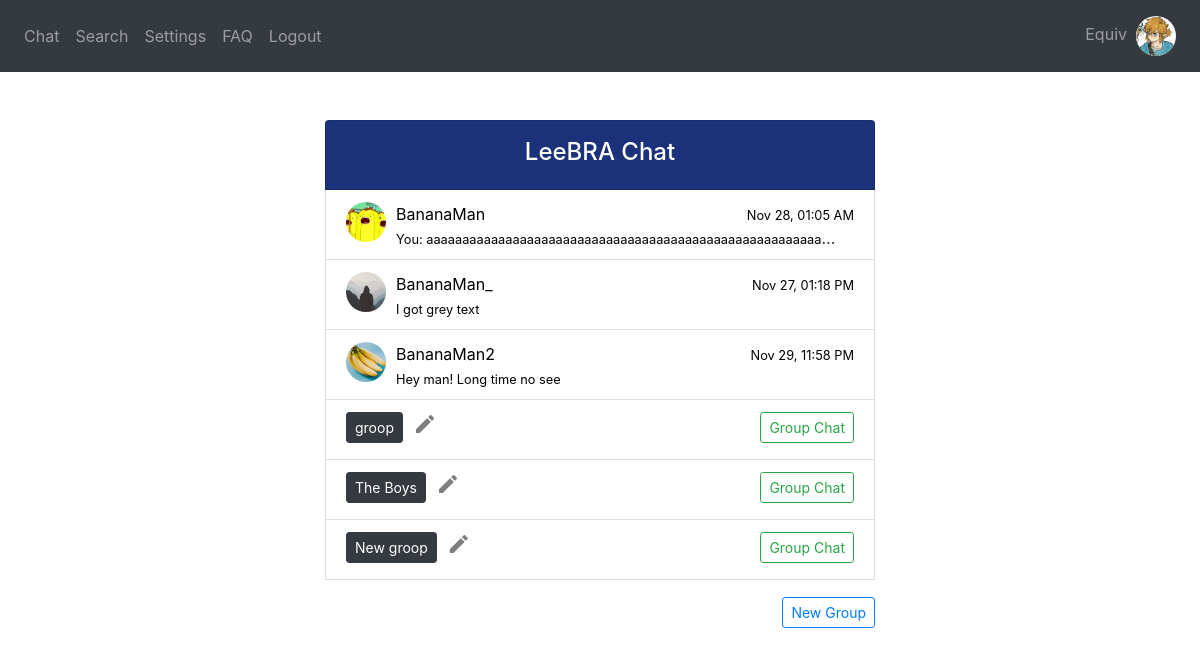
The app's page / (signed in) with its own data.
### website/models.py (models this page shows)
class User(db.Model, UserMixin):
    username = db.Column(db.String(150), unique=True)
    password = db.Column(db.String(150))
    answer = db.Column(db.String(150)) # security word
    question = db.Column(db.String(150)) # security question
    text_color = db.Column(db.String(20), default='Black') # message text color
    text_size = db.Column(db.String(20), default='Medium') # message text size
    background = db.Column(db.String(20), default='White') # background color
    status = db.Column(db.String(150))
    messages = db.relationship('Message')
    friends_list = db.relationship('Friend')
    block_list = db.relationship('Block')
    id = db.Column(db.Integer, primary_key=True)
    name = db.Column(db.String(20))
    groups = db.relationship('Group', secondary=user_groups, backref=db.backref('members', lazy='dynamic'))
    image_file = db.Column(db.String(20), nullable=False, default='default.jpg')

class Friend(db.Model):
    id = db.Column(db.Integer, primary_key=True)
    user_id = db.Column(db.Integer, db.ForeignKey('user.id')) #one-to-many relationship
    friend_id = db.Column(db.Integer)
    friend_name = db.Column(db.String(10000))

class Message(db.Model):
    id = db.Column(db.Integer, primary_key=True)
    data = db.Column(db.String(10000))
    date = db.Column(db.DateTime(timezone=True), default=func.now(tz=pytz.timezone('US/Eastern')))
    user_id = db.Column(db.Integer, db.ForeignKey('user.id')) #one-to-many relationship
    recipient_id = db.Column(db.Integer)
    group_id = db.Column(db.Integer)

class Group(db.Model):
    group_id = db.Column(db.Integer, primary_key=True)
    group_name = db.Column(db.String(20))

### website/views.py (the view, shortened to what this page needs)
@views.route('/', methods = ['GET', 'POST'])
@login_required
def chat():
    recipient = None
    return render_template("chat_menu.html", User = User, user = current_user, username = current_user.username,
        Message = Message, recipient = recipient, desc = desc, redirect = redirect, and_ = and_, or_ = or_, datetime = datetime)

### website/__init__.py (called while the page is built)
def create_app():
    app = Flask(__name__)
    app.config['SECRET_KEY'] = 'wadkjwlajda'
    app.config['SQLALCHEMY_DATABASE_URI'] = f'sqlite:///{DB_NAME}'
    db.init_app(app)
    from .views import views
    from .auth import auth
    from .group_views import group_views
    app.register_blueprint(views, url_prefix='/')
    app.register_blueprint(auth, url_prefix='/')
    app.register_blueprint(group_views, url_prefix='/')
    from .models import User, Message
    create_database(app)
    login_manager = LoginManager()
    login_manager.login_view = 'auth.login'
    login_manager.init_app(app)
    @login_manager.user_loader
    def load_user(id):
        return User.query.get(int(id))
    return app

### website/templates/chat_menu.html (shortened to what this page needs)
{% extends "base.html" %} {% block title %}Chat{% endblock %} {% block content
    %}
<br />
<div style =   "position: fixed;
                right: 0;
                left: 0;
                margin-right: auto;
                margin-left: auto;
                min-height: 10em;
                max-width: 550px;">
    <li style="height: 70px; background-color:rgb(27, 49, 121)" class="list-group-item"><h4 style="color:white; padding-top:5px" align="center">LeeBRA Chat</h4></li>
    {% if user.friends_list %}
        {% for friend in user.friends_list %}
            <li style="height: 70px" class="list-group-item">
                    <div style="float: left; width: 40px">
                        {% set friend_data = User.query.filter(User.id == friend.friend_id).first_or_404() %}
                    <a href="/profile/{{friend_data.username}}">
                        <img id='cornerpic' style="width:40px" class="rounded-circle account-img" src="{{ url_for('static', filename='profile_pics/' + friend_data.image_file) }}"></a>
                    </div>
                    <a style="float:top; padding-bottom: 10px; color: black" class="nav-item" href="/chat/{{friend_data.username}}"><div>
                    <div style="float:left; padding-left: 10px;">{{friend_data.username}}</div>
                    {% set most_recent = Message.query.order_by(desc(Message.id)).filter(or_(and_(Message.user_id == current_user.id, Message.recipient_id == friend.friend_id), and_(Message.recipient_id == current_user.id, Message.user_id == friend.friend_id))).first() %}
                    {% if most_recent %}
                    {% set time = datetime.timedelta(hours=5) %}
                    <div align="right">
                        {% if (most_recent.date - datetime.datetime.now()).days < 0 %}
                        <div style="float:right"><small>{{(most_recent.date - time).strftime('%b %d, %I:%M %p')}}</small></div>
                        {% elif (most_recent.date - datetime.datetime.now()).days == -1 %}
                            <div style="float:right"><small>{{(message.date - time).strftime('Yesterday, %I:%M %p')}}</small></div>
                        {% else %}
                            <div style="float:right"><small>{{(most_recent.date - time).strftime('%I:%M %p')}}</small></div>
                        {% endif %}
                    </div>
                    <div style="float:left; padding-left: 10px; width: 450px; overflow:hidden; white-space: nowrap; text-overflow: ellipsis;">
                        <small>
                        {% if most_recent.user_id == current_user.id %}
                            You: {{ Message.query.order_by(desc(Message.id)).filter(and_(Message.user_id == current_user.id, Message.recipient_id == friend.friend_id)).first().data }}
                        {% else %}
                            {{ Message.query.order_by(desc(Message.id)).filter(and_(Message.recipient_id == current_user.id, Message.user_id == friend.friend_id)).first().data }}
                        {% endif %}
                        </small>
                    </a></div>
                        <br/>
                    </div>
                    {% else %}
                    <div style="float:left; padding-left: 10px; width: 450px; overflow:hidden; white-space: nowrap; text-overflow: ellipsis;">
                        <small style="color: rgb(0, 140, 175)">Say hi!</small>
                    </div>
                    {% endif %}
            </li>
        {% endfor %}
    {% endif %}
    {% if user.groups %}
        {% for specific_group in user.groups %}
            <li style="height: 60px" class="list-group-item">
                <div style="float: left; padding-right: 10px"><a class="btn btn-dark btn-sm" id="chat" href="/group-chat/{{specific_group.group_id}}">{{specific_group.group_name}}</a></div>
                <div style="float: left"><a class="close" id="chat" href="/change-group-name/{{specific_group.group_id}}"><span aria-hidden="true"><i class="material-icons">mode_edit</i></span></a></div>
                <div align="right"><a class="btn btn-outline-success btn-sm" id="chat" href="/group-chat/{{specific_group.group_id}}">Group Chat</a></div>
            </li>
        {% endfor %}
    {% endif %}
    <div style="float: right; padding-top: 3%"><a class="btn btn-outline-primary btn-sm" id="create-group" href="/create-group">New Group</a></div>
{% endblock %}

### website/templates/base.html (shortened to what this page needs)
<!DOCTYPE html>
<html>
  <head>
    <link
      rel="stylesheet"
      href="https://stackpath.bootstrapcdn.com/bootstrap/4.4.1/css/bootstrap.min.css"
    />
    <link
      rel="stylesheet"
      href="https://stackpath.bootstrapcdn.com/font-awesome/4.7.0/css/font-awesome.min.css"
    />
  </head>
  <body>
    <nav class="navbar navbar-expand-lg navbar-dark bg-dark">
      <div class="collapse navbar-collapse" id="navbar">
        <div class="navbar-nav">
          {% if current_user.is_authenticated %}
            <a class="nav-item nav-link" id="chat" href="/">Chat</a>
            <a class="nav-item nav-link" id="search" href="/search">Search</a>
            <a class="nav-item nav-link" id="settings" href="/settings">Settings</a>
            <a class="nav-item nav-link" id="faq" href="/faq">FAQ</a>
            <a class="nav-item nav-link" id="logout" href="/logout">Logout</a>
          {% else %}
            <a class="nav-item nav-link" id="login" href="/login">Log In</a>
            <a class="nav-item nav-link" id="signUp" href="/sign-up">Sign Up</a>
            <a class="nav-item nav-link" id="faq" href="/faq">FAQ</a>
          {% endif %}
        </div>
      </div>
        <div class="navbar-nav">
          {% if current_user.is_authenticated %}
            <a class="nav-item nav-link" id="chat" href="/profile">{{current_user.username}}&nbsp;&nbsp;<img id="cornerpic" style="width: 40px;" class="rounded-circle account-img" src="{{ url_for('static', filename='profile_pics/' + current_user.image_file) }}"></a>
          {% endif %}
        </div>
    </nav>
    <br />
    <div class="container">{% block content %} {% endblock %}</div>
  </body>
</html>

### website/templates/base.html (style rules this page uses)
#cornerpic { object-fit: cover; width:40px; height:40px; }

### records on screen
User: username "Equiv", image_file (picture)
Friend: image_file (picture)
User: username "BananaMan"
Message: date "Nov 28, 01:05 AM", query.order_by "aaaaaaaaaaaaaaaaaaaaaaaaaaaaaaaaaaaaaaaaaaaaaaaaaaaaaaa…"
Friend: image_file (placeholder picture)
User: username "BananaMan_"
Message: date "Nov 27, 01:18 PM", query.order_by "I got grey text"
Friend: image_file (picture)
User: username "BananaMan2"
Message: date "Nov 29, 11:58 PM", query.order_by "Hey man! Long time no see"
Group: group_name "groop"
Group: group_name "The Boys"
Group: group_name "New groop"
